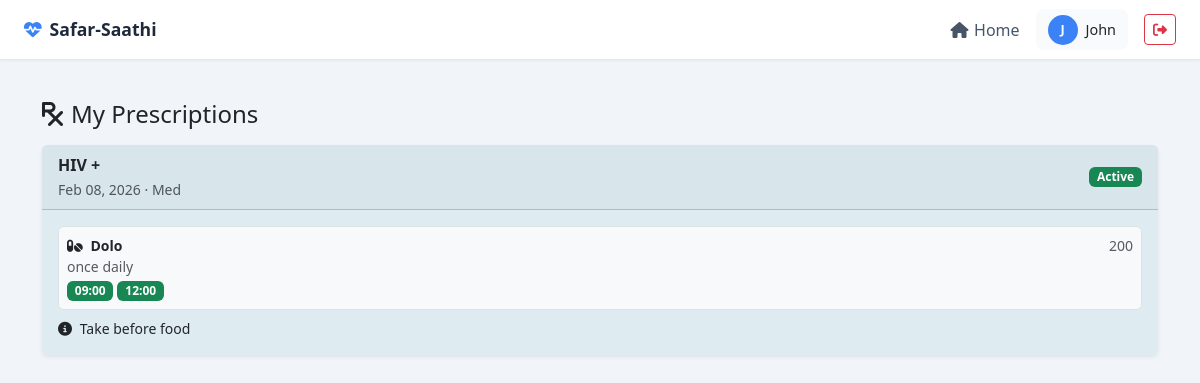
Page /patient/my_prescriptions/ (signed in) on the committed database.
### patient/models.py (models this page shows, shortened)
class Prescription(models.Model):
    patient = models.ForeignKey(PatientProfile, on_delete=models.CASCADE)
    clinic = models.ForeignKey('clinic.ClinicProfile', on_delete=models.CASCADE)
    doctor = models.ForeignKey(User, on_delete=models.CASCADE, related_name='prescriptions')
    prescription_date = models.DateTimeField(default=timezone.now)
    diagnosis = models.TextField()
    medications = models.JSONField(default=list, help_text="List of medications with dosage")
    instructions = models.TextField(blank=True)
    follow_up_date = models.DateTimeField(null=True, blank=True)
    is_active = models.BooleanField(default=True)
    created_at = models.DateTimeField(default=timezone.now)
    class Meta:
        ordering = ['-prescription_date']

class MedicationReminder(models.Model):
    prescription = models.ForeignKey(
        Prescription,
        on_delete=models.CASCADE,
        related_name='medication_reminders'
    )
    medication_name = models.CharField(max_length=100)
    dosage = models.CharField(max_length=50)
    frequency = models.CharField(
        max_length=50,
        help_text="e.g. once daily, twice daily, every 8 hours"
    )
    start_date = models.DateField()
    end_date = models.DateField(null=True, blank=True)
    is_active = models.BooleanField(default=True)
    last_reminder_sent = models.DateTimeField(null=True, blank=True)
    created_at = models.DateTimeField(default=timezone.now)

class MedicationIntake(models.Model):
    reminder = models.ForeignKey(
        MedicationReminder,
        on_delete=models.CASCADE,
        related_name='intakes'
    )
    intake_time = models.TimeField()
    intake_date = models.DateField(default=timezone.now)
    has_taken = models.BooleanField(default=False)
    taken_at = models.DateTimeField(null=True, blank=True)
    class Meta:
        unique_together = ['reminder', 'intake_date', 'intake_time']
        ordering = ['intake_time']

### clinic/models.py (models this page shows, shortened)
class ClinicProfile(models.Model):
    user = models.OneToOneField(User, on_delete=models.CASCADE)
    name = models.CharField(max_length=200)
    address = models.TextField()
    phone_number = models.CharField(max_length=15)
    location = models.CharField(max_length=100)  # City/State
    latitude = models.FloatField(null=True, blank=True)
    longitude = models.FloatField(null=True, blank=True)
    diseases_treated = models.ManyToManyField(Disease, blank=True, help_text="Diseases treated by this clinic")
    is_approved = models.BooleanField(default=False)
    is_active = models.BooleanField(default=True, help_text="Whether this clinic is active")
    created_at = models.DateTimeField(default=timezone.now)

### patient/views.py (the view)
# urls.py: path('my_prescriptions/', views.my_prescriptions, name='my_prescriptions'),
@login_required
@user_passes_test(is_patient)
def my_prescriptions(request):
    patient = request.user.patientprofile
    prescriptions = Prescription.objects.filter(patient=patient).order_by('-prescription_date')
    context = {
        'prescriptions': prescriptions,
    }
    return render(request, 'patient/my_prescriptions.html', context)

### safar_saathi/utils.py (called while the page is built)
def is_patient(user):
    return user.groups.filter(name='Patient').exists() and hasattr(user, 'patientprofile')

### patient/templates/patient/my_prescriptions.html (shortened to what this page needs)
{% extends 'base.html' %}
{% block content %}
<div class="container py-3">
  <div class="d-flex justify-content-between align-items-center mb-3">
    <h4 class="mb-0">
      <i class="fas fa-prescription me-2"></i>My Prescriptions
    </h4>
  </div>
  {% for prescription in prescriptions %}
  <div class="card mb-3 shadow-sm">
    <div class="card-header py-2 d-flex justify-content-between align-items-center">
      <div>
        <strong>{{ prescription.diagnosis|default:"Prescription" }}</strong><br>
        <small class="text-muted">
          {{ prescription.prescription_date|date:"M d, Y" }} · {{ prescription.clinic.name }}
        </small>
      </div>
      {% if prescription.is_active %}
        <span class="badge bg-success">Active</span>
      {% else %}
        <span class="badge bg-secondary">Inactive</span>
      {% endif %}
    </div>
    <div class="card-body p-3">
      {% if prescription.medication_reminders.all %}
        {% for reminder in prescription.medication_reminders.all %}
        <div class="border rounded p-2 mb-2 bg-light">
          <div class="d-flex justify-content-between align-items-center">
            <strong class="small">
              <i class="fas fa-pills me-1"></i>
              {{ reminder.medication_name }}
            </strong>
            <span class="small text-muted">
              {{ reminder.dosage }}
            </span>
          </div>
          <div class="small text-muted">
            {{ reminder.frequency }}
          </div>
          <div class="mt-1 d-flex flex-wrap gap-1">
            {% for intake in reminder.intakes.all %}
              {% if intake.has_taken %}
                <span class="badge bg-success">
                  {{ intake.intake_time|time:"H:i" }}
                </span>
              {% else %}
                <span class="badge bg-warning text-dark">
                  {{ intake.intake_time|time:"H:i" }}
                </span>
              {% endif %}
            {% endfor %}
          </div>
        </div>
        {% endfor %}
      {% else %}
        <p class="text-muted small mb-0">No medications listed.</p>
      {% endif %}
      {% if prescription.instructions %}
      <div class="mt-2 small">
        <i class="fas fa-info-circle me-1"></i>
        {{ prescription.instructions }}
      </div>
      {% endif %}
    </div>
  </div>
  {% empty %}
    <div class="text-center text-muted py-4">
      <i class="fas fa-prescription-bottle-alt fa-2x mb-2 opacity-25"></i>
      <p class="mb-0">No prescriptions available</p>
    </div>
  {% endfor %}
</div>
{% endblock %}

### templates/base.html (shortened to what this page needs)
<!doctype html>
<html lang="en">
<head>
    <link href="https://cdn.jsdelivr.net/npm/bootstrap@5.3.0/dist/css/bootstrap.min.css" rel="stylesheet"/>
    <link href="https://cdnjs.cloudflare.com/ajax/libs/font-awesome/6.4.0/css/all.min.css" rel="stylesheet"/>
</head>
<body>
<nav class="top-navbar">
    <a href="{% url 'home' %}" class="navbar-brand">
        <i class="fas fa-heartbeat"></i>
        Safar-Saathi
    </a>
    <div class="navbar-links">
        <a href="{% url 'home' %}">
            <i class="fas fa-home"></i> Home
        </a>
        {% if user.is_authenticated %}
            <div class="user-info">
                <div class="user-avatar">
                    {{ user.username|slice:":1"|upper }}
                </div>
                <span>{{ user.username }}</span>
            </div>
            <form method="post" action="{% url 'logout' %}" class="d-inline">
                <button type="submit"
                        class="btn btn-outline-danger btn-sm"
                        title="Logout">
                    <i class="fas fa-sign-out-alt"></i>
                </button>
            </form>
        {% endif %}
    </div>
</nav>
<main class="content-wrapper">
    {% block content %}{% endblock %}
</main>
</body>
</html>

### templates/base.html (style rules this page uses)
:root { --topbar-height: 60px; --primary-color: #3b82f6; }
body { font-family: "Segoe UI", Tahoma, Geneva, Verdana, sans-serif; background: #f1f5f9; min-height: 100vh; }
.top-navbar { height: var(--topbar-height); background: #ffffff; border-bottom: 1px solid #e2e8f0; display: flex; align-items: center; justify-content: space-between; padding: 0 1.5rem; position: sticky; top: 0; z-index: 1030; box-shadow: 0 1px 3px rgba(0,0,0,0.05); }
.navbar-brand { font-weight: 700; color: #1e293b; text-decoration: none; display: flex; align-items: center; gap: .5rem; font-size: 1.1rem; }
.navbar-brand i { color: var(--primary-color); }
.navbar-links { display: flex; align-items: center; gap: 1rem; }
.navbar-links a { text-decoration: none; color: #475569; font-weight: 500; display: flex; align-items: center; gap: .35rem; }
.user-info { display: flex; align-items: center; gap: .5rem; background: #f8fafc; padding: .35rem .75rem; border-radius: .5rem; font-size: .9rem; }
.user-avatar { width: 30px; height: 30px; border-radius: 50%; background: var(--primary-color); color: #fff; display: flex; align-items: center; justify-content: center; font-weight: 600; font-size: .8rem; }
.content-wrapper { padding: 1.5rem; max-width: 1200px; margin: auto; }
.card { border: none; box-shadow: 0 1px 3px rgba(0,0,0,0.08); transition: all .2s; background-color: rgba(185, 218, 229, 0.342) }

### rows in the picture
Prescription: diagnosis "HIV +", prescription_date "Feb 08, 2026", clinic.name "Med", is_active "Active", instructions "Take before food"
MedicationReminder: medication_name "Dolo", dosage "200", frequency "once daily"
MedicationIntake: intake_time "09:00"
MedicationIntake: intake_time "12:00"

### other values in the picture
{{ user.username|slice:":1"|upper }} "J"
{{ user.username }} "John"
